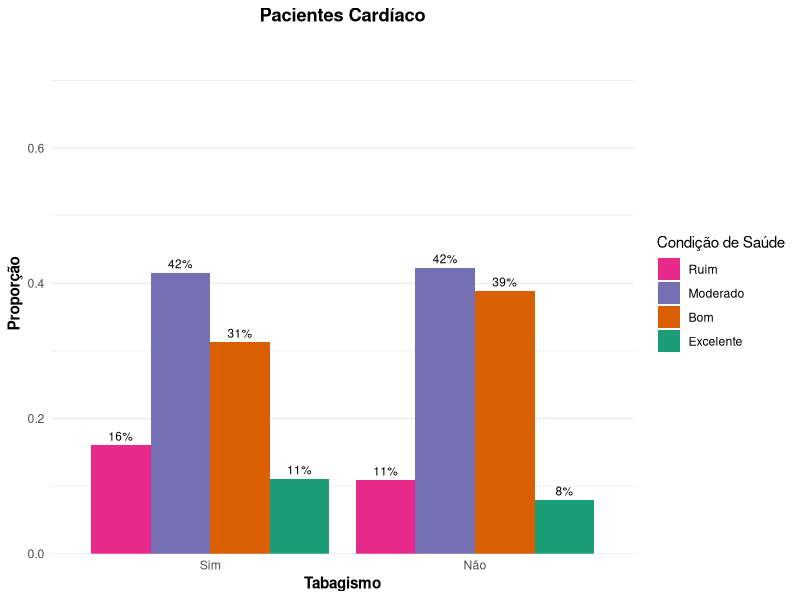
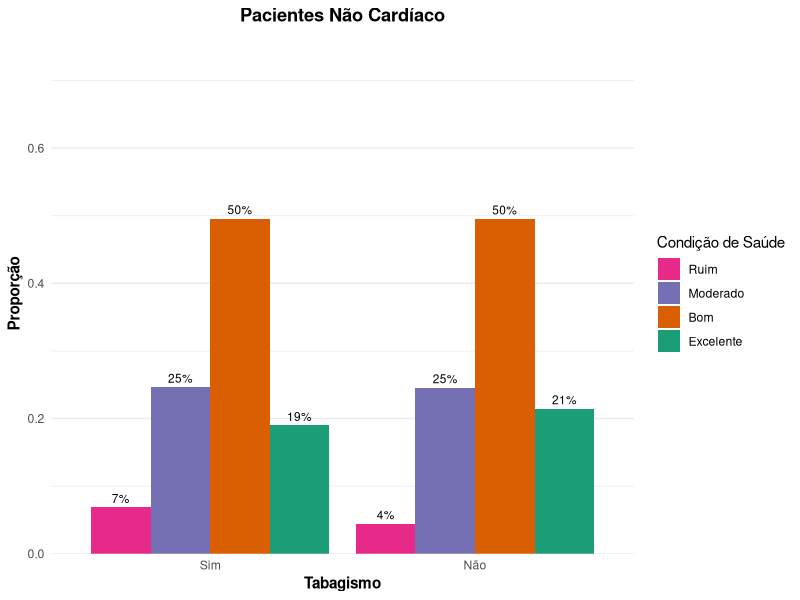
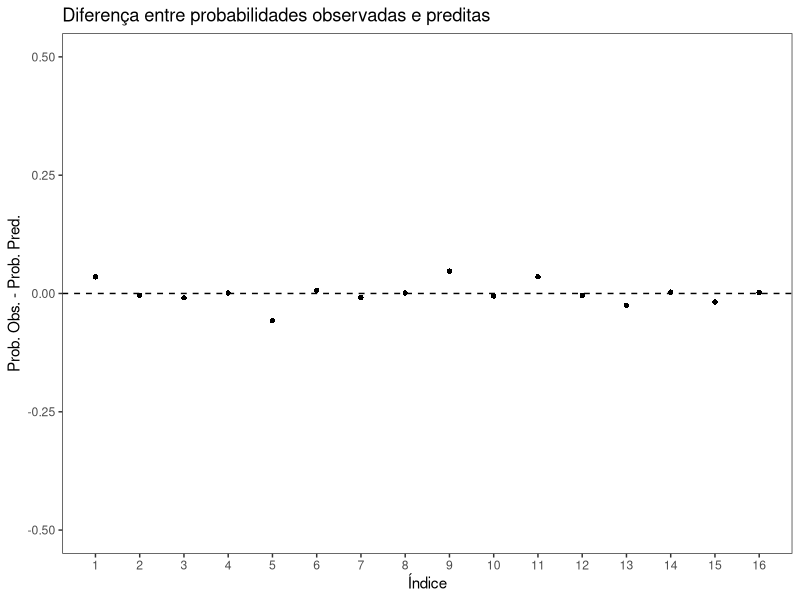
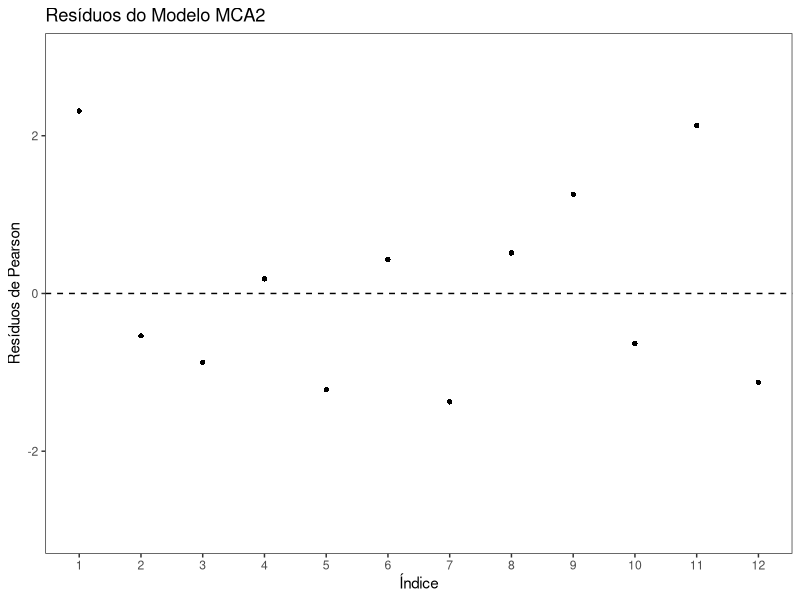

The R script that drew these images, in order:
## ---- chunk 1
library(tidyverse)
library(VGAM)
library(MASS)
library(kableExtra)
library(knitr)
library(scales)  
library(ggtext)  
## ---- chunk 2
dados <- tibble::tribble(
  ~tabaco, ~cardiaco, ~Excelente, ~Bom, ~Moderado, ~Ruim, 
  "Sim",   "Sim",         27,     76,     101,      39,    
  "Sim",   "Não",        402,    1050,    522,     145,    
  "Não",   "Sim",         83,    406,     442,     114,   
  "Não",   "Não",       1959,   4521,    2243,     405,   
)

dados_df <- as.data.frame(dados)

dados_p <- dados_df  |> 
  mutate(Total = Excelente + Bom + Moderado + Ruim) |>
  mutate(
    Excelente = Excelente / Total,
    Bom = Bom / Total,
    Moderado = Moderado / Total,
    Ruim = Ruim / Total
  ) |> 
  dplyr::select(-Total)  

dados_p$tabaco <- factor(dados_p$tabaco, levels = c("Sim", "Não"))
dados_p$cardiaco <- factor(dados_p$cardiaco, levels = c("Sim", "Não"), 
                           labels = c("Cardíaco", "Não Cardíaco"))

dados_melt <- dados_p |>
  pivot_longer(
    cols = c(Excelente, Bom, Moderado, Ruim),
    names_to = "Saude",
    values_to = "Proporcao"
  ) |>
  mutate(Saude = factor(Saude, 
                        levels = c("Ruim", "Moderado", "Bom", "Excelente"),
                        ordered = TRUE))

dados_cardiaco <- subset(dados_melt, cardiaco == "Cardíaco")
dados_nao_cardiaco <- subset(dados_melt, cardiaco == "Não Cardíaco")

plot_grafico <- function(dados) {
  ggplot(dados, aes(x = tabaco, y = Proporcao, fill = Saude)) +
    geom_bar(stat = "identity", position = position_dodge(preserve = "single")) +
    labs(
      x = "Tabagismo", 
      y = "Proporção", 
      fill = "Condição de Saúde",
      title = paste("Pacientes", unique(dados$cardiaco))
    ) +
    scale_fill_manual(values = c(
      "Ruim" = "#e7298a",
      "Moderado" = "#7570b3",
      "Bom" = "#d95f02",
      "Excelente" = "#1b9e77"
    )) +
    geom_text(
      aes(label = paste0(round(Proporcao * 100), "%")),
      position = position_dodge(width = 0.9),
      vjust = -0.5,
      size = 3
    ) +
    scale_y_continuous(limits = c(0, 0.7), expand = expansion(mult = c(0, 0.1))) +
    theme_minimal() +
    theme(
      legend.position = "right",
      panel.grid.major.x = element_blank(),
      plot.title = element_text(hjust = 0.5, face = "bold"),
      axis.title = element_text(face = "bold")
    )
}

plot_grafico(dados_cardiaco)
plot_grafico(dados_nao_cardiaco)

## ---- chunk 3
dados1 <- dados |> 
  mutate(Total=rowSums(dados[,c(3:6)]))


dados1 |> 
  kbl() |> 
  kable_classic(full_width = F, html_font = "Cambria")




## ---- chunk 4
# Modelo Tabaco

# Modelo chances não proporcionais
mcnp <- vglm(cbind(Excelente,Bom,Moderado,Ruim) ~ tabaco,
             cumulative(parallel=FALSE,reverse=FALSE), dados)

# Modelo de chances proporcionais
mcp <- vglm(cbind(Excelente,Bom,Moderado,Ruim) ~ tabaco,
            cumulative(parallel=TRUE,reverse=FALSE), dados) 

round(coef(mcnp, matrix = TRUE), digits = 3)
round(coef(mcp, matrix = TRUE), digits = 3)

# Comparação dos modelos
# TRV <- 2*(logLik(mcnp) - logLik(mcp))
# gl <- length(coef(mcnp)) - length(coef(mcp))
# p <- 1-pchisq(TRV,gl)
# cbind(TRV, gl, p)

lrtest(mcnp, mcp)

## ---- chunk 5
# Modelos com somente CARDIACO

# Modelo chances não proporcionais
mcnp <- vglm(cbind(Excelente,Bom,Moderado,Ruim) ~ cardiaco,
             cumulative(parallel=FALSE,reverse=FALSE), dados)

# Modelo de chances proporcionais
mcp <- vglm(cbind(Excelente,Bom,Moderado,Ruim) ~ cardiaco,
            cumulative(parallel=TRUE,reverse=FALSE), dados) 

#coef(mcnp, matrix = TRUE)
#coef(mcp, matrix = TRUE)

# Comparação dos modelos
# TRV <- 2*(logLik(mcnp) - logLik(mcp))
# gl <- length(coef(mcnp)) - length(coef(mcp))
# p <- 1-pchisq(TRV,gl)
# cbind(TRV, gl, p)

lrtest(mcnp, mcp)
## ---- chunk 6
# CARDIACO E TABACO
# Modelo chances não proporcionais
mcnp <- vglm(cbind(Excelente,Bom,Moderado,Ruim) ~ cardiaco + tabaco,
             cumulative(parallel=FALSE,reverse=FALSE), dados)

# Modelo de chances proporcionais
mcp <- vglm(cbind(Excelente,Bom,Moderado,Ruim) ~ cardiaco + tabaco,
            cumulative(parallel=TRUE,reverse=FALSE), dados) 
round(coef(mcnp, matrix = TRUE), digits = 3)
round(coef(mcp, matrix = TRUE), digits = 3)

# Comparação dos modelos
# TRV <- 2*(logLik(mcnp) - logLik(mcp))
# gl <- length(coef(mcnp)) - length(coef(mcp))
# p <- 1-pchisq(TRV,gl)
# cbind(TRV, gl, p)

lrtest(mcnp, mcp)
## ---- chunk 7

# Adotando-se o MCNP, vamos comparar os modelos de forma hierárquica
mcnp0 <- vglm(cbind(Excelente,Bom,Moderado,Ruim) ~ 1,
            cumulative(parallel=FALSE,reverse=FALSE), dados) 
mcnp1 <- vglm(cbind(Excelente,Bom,Moderado,Ruim) ~ tabaco,
            cumulative(parallel=FALSE,reverse=FALSE), dados) 
mcnp2 <- vglm(cbind(Excelente,Bom,Moderado,Ruim) ~ factor(tabaco) + factor(cardiaco),
            cumulative(parallel=FALSE,reverse=FALSE), dados) 
mcnp3 <- vglm(cbind(Excelente,Bom,Moderado,Ruim) ~ tabaco*cardiaco,
            cumulative(parallel=FALSE,reverse=FALSE), dados) 

# GL = s(r-1)-p; s = 4 (nro combinações de X); r = 3 (nro categorias de Y)
GL_ <- as.numeric(c(8-length(coef(mcnp0)),
         8-length(coef(mcnp1)),
         8-length(coef(mcnp2)),
         8-length(coef(mcnp3))))
Deviance_ <- round(as.numeric(c(deviance(mcnp0),
               deviance(mcnp1),
               deviance(mcnp2),
               deviance(mcnp3))), digits = 2)
TRV_ <- round(as.numeric(c(NA,
         deviance(mcnp0)-deviance(mcnp1),
         deviance(mcnp1)-deviance(mcnp2),
         deviance(mcnp2)-deviance(mcnp3))), digits = 2)
AIC_ <- round(as.numeric(c(AIC(mcnp0),AIC(mcnp1),AIC(mcnp2),AIC(mcnp3))), digits = 2)
Dif_ <- as.numeric(c(NA,
           df.residual(mcnp0)-df.residual(mcnp1),
           df.residual(mcnp1)-df.residual(mcnp2),
           df.residual(mcnp2)-df.residual(mcnp3)))

P_v  <- round(as.numeric(c(NA,
         1-pchisq(TRV_[2],Dif_[2]),
         1-pchisq(TRV_[3],Dif_[3]),
         1-pchisq(TRV_[4],Dif_[4]))), digits = 3)

tab8.7 <- round(cbind(GL_, Deviance_, TRV_, Dif_, P_v, AIC_), digits = 4)
colnames(tab8.7) <- c("GL", "Deviance", "TRV", "Dif", "P-v", "AIC")
rownames(tab8.7) <- c("Nulo", "X1", "X2|X1", "X1*X2|X1,X2")
tab8.7


## ---- chunk 8
## Modelo logitos categorias adjacentes
dados <- tibble::tribble(
  ~tabaco, ~cardiaco, ~Excelente, ~Bom, ~Moderado, ~Ruim, 
  "Sim",   "Sim",         27,     76,     101,      39,    
  "Sim",   "Não",        402,    1050,    522,     145,    
  "Não",   "Sim",         83,    406,     442,     114,   
  "Não",   "Não",       1959,   4521,    2243,     405,   
)

dados_df <- as.data.frame(dados)

dados_p <- dados_df  |> 
  mutate(Total = Excelente + Bom + Moderado + Ruim) |>
  mutate(
    Excelente = Excelente / Total,
    Bom = Bom / Total,
    Moderado = Moderado / Total,
    Ruim = Ruim / Total
  ) |> 
  dplyr::select(-Total)  

dados_p$tabaco <- factor(dados_p$tabaco, levels = c("Sim", "Não"))
dados_p$cardiaco <- factor(dados_p$cardiaco, levels = c("Sim", "Não"), 
                           labels = c("Cardíaco", "Não Cardíaco"))

dados_melt <- dados_p |>
  pivot_longer(
    cols = c(Excelente, Bom, Moderado, Ruim),
    names_to = "Saude",
    values_to = "Proporcao"
  ) |>
  mutate(Saude = factor(Saude, 
                        levels = c("Ruim", "Moderado", "Bom", "Excelente"),
                        ordered = TRUE))

dados_cardiaco <- subset(dados_melt, cardiaco == "Cardíaco")
dados_nao_cardiaco <- subset(dados_melt, cardiaco == "Não Cardíaco")


## ---- chunk 9
# Ajuste do modelo de chances proporcionais (mlca_p) e não proporcionais (mlca_np)
mlca_np <- vglm(cbind(Excelente,Bom,Moderado,Ruim) ~ tabaco + cardiaco, family=acat(reverse=T,parallel=T), dados)
mlca_p <- vglm(cbind(Excelente,Bom,Moderado,Ruim) ~ tabaco + cardiaco, family=acat(reverse=T,parallel=F), dados)

# coef(mlca_np, matrix = TRUE)
# coef(mlca_p, matrix = TRUE)

lrtest(mlca_p,mlca_np)
## ---- chunk 10
# Comparação dos modelos apenas para X1 (Tabaco)
mlca_np <- vglm(cbind(Excelente,Bom,Moderado,Ruim) ~ tabaco, family=acat(reverse=T,parallel=T), dados)
mlca_p <- vglm(cbind(Excelente,Bom,Moderado,Ruim) ~ tabaco, family=acat(reverse=T,parallel=F), dados)
lrtest(mlca_p,mlca_np)

## ---- chunk 11
# Comparação dos modelos apenas para X2 (cardiaco)
mlca_np <- vglm(cbind(Excelente,Bom,Moderado,Ruim) ~ cardiaco, family=acat(reverse=T,parallel=T), dados)
mlca_p <- vglm(cbind(Excelente,Bom,Moderado,Ruim) ~ cardiaco, family=acat(reverse=T,parallel=F), dados)
lrtest(mlca_p,mlca_np)

## ---- chunk 12
# Ajuste do modelo de chances proporcinais parciais
mca0 <- vglm(cbind(Excelente,Bom,Moderado,Ruim)  ~ 1, acat(parallel=F ~ tabaco, reverse=T), dados)
mca1 <- vglm(cbind(Excelente,Bom,Moderado,Ruim)  ~ tabaco, acat(parallel=F ~ tabaco, reverse=T), dados)
mca2 <- vglm(cbind(Excelente,Bom,Moderado,Ruim)  ~ tabaco + cardiaco, acat(parallel=F ~ tabaco, reverse=T), dados)
mca3 <- vglm(cbind(Excelente,Bom,Moderado,Ruim)  ~ tabaco * cardiaco, acat(parallel=F ~ tabaco, reverse=T), dados)
## ---- chunk 13
# GL = s(r-1)-p; s = 4 (nro combinações de X); r = 4 (nro categorias de Y)
GL_ <- as.numeric(c(12-length(coef(mca0)),
         12-length(coef(mca1)),
         12-length(coef(mca2)),
         12-length(coef(mca3))))

Deviance_ <- round(as.numeric(c(deviance(mca0),
               deviance(mca1),
               deviance(mca2),
               deviance(mca3))), digits = 3)

TRV_ <- round(as.numeric(c(NA,
         deviance(mca0)-deviance(mca1),
         deviance(mca1)-deviance(mca2),
         deviance(mca2)-deviance(mca3))), digits = 3)

AIC_ <- round(as.numeric(c(AIC(mca0),AIC(mca1),AIC(mca2),AIC(mca3))), digits = 2)

Dif_ <- as.numeric(c(NA,
           df.residual(mca0)-df.residual(mca1),
           df.residual(mca1)-df.residual(mca2),
           df.residual(mca2)-df.residual(mca3)))

P_v  <- round(as.numeric(c(NA,
         1-pchisq(TRV_[2],Dif_[2]),
         1-pchisq(TRV_[3],Dif_[3]),
         1-pchisq(TRV_[4],Dif_[4]))), digits = 3)

tab8.13 <- cbind(GL_, Deviance_, TRV_, Dif_, P_v, AIC_)
colnames(tab8.13) <- c("GL", "Deviance", "TRV", "Dif", "P-v", "AIC")
rownames(tab8.13) <- c("Nulo", "X1", "X2|X1", "X1*X2|X1,X2")
tab8.13
## ---- chunk 14
summary(mca2)
## ---- chunk 15
tab8.14 <- round(coef(mca2, matrix = TRUE), digits = 3)
ftable(tab8.14)

mca2@y # probabilidades observadas

tab8.15 <- round(fitted(mca2), digits = 4) # probabilidades preditas (Tab8.15)
colnames(tab8.15) <- c("p1(X)", "p2(X)", "p3(X)", "p4(X)")
rownames(tab8.15) <- c("A  M", "A  F", "B  M", "B  F")
ftable(tab8.15)

dif_prob <- mca2@y - fitted(mca2) # diferença
dif_melt <- reshape2::melt(dif_prob)
dif_melt$Var1 <- seq(1:16)
## ---- chunk 16
ggplot(dif_melt, aes(x = Var1, y = value)) +
  geom_point(shape = 16) +
  labs(x = "Índice", y = "Prob. Obs. - Prob. Pred.", title = "Diferença entre probabilidades observadas e preditas") +
  scale_x_continuous(breaks = seq(1:16)) + ylim(-0.5, 0.5) +
  geom_hline(yintercept = 0, linetype = "dashed") +
  theme_bw() + 
  theme(panel.grid.major = element_blank(),
          panel.grid.minor = element_blank())
## ---- chunk 17
# Análise de resíduos
residuos <- residuals(mca2, type = "pearson")
data <- data.frame(Residuos = c(residuos[,1], residuos[,2], residuos[,3]))
data$Observacao <- seq(1:12)
ggplot(data, aes(x = Observacao, y = Residuos)) +
  geom_point(shape = 16) +
  labs(x = "Índice", y = "Resíduos de Pearson", title = "Resíduos do Modelo MCA2") +
  scale_x_continuous(breaks = 1:length(residuos)) + ylim(-3, 3) +
  geom_hline(yintercept = 0, linetype = "dashed") +
  theme_bw() + 
  theme(panel.grid.major = element_blank(),
          panel.grid.minor = element_blank())
## ---- chunk 18
explogit_p1 <- function(tabaco, cardiaco) {
  exp(-0.502 + 0.307 * tabaco + 0.228 * cardiaco)
}

p11 <- explogit_p1(0, 1)
p12 <- explogit_p1(0, 0)
p13 <- explogit_p1(1, 1)
p14 <- explogit_p1(1, 0)
(p1 <- c(p11,p12,p13,p14))

# P[(Y=2)/(Y=3)]
explogit_p2 <- function(tabaco,cardiaco) {
  exp(-0.737 - 0.218 * tabaco + 0.228 * cardiaco)
}

p21 <- explogit_p2(0, 1) 
p22 <- explogit_p2(0, 0)
p23 <- explogit_p2(1, 1)
p24 <- explogit_p2(1, 0)
p2 <- c(p21,p22,p23,p24)

# P[(Y=3)/(Y=4)]
explogit_p3 <- function(tabaco,cardiaco) {
  exp(0.568 - 0.887 * tabaco + 0.228 * cardiaco)
}

p31 <- explogit_p3(0, 1)
p32 <- explogit_p3(0, 0)
p33 <- explogit_p3(1, 1)
p34 <- explogit_p3(1, 0)
p3 <- c(p31,p32,p33,p34)

# Chance de ocorrência da categoria j em relação a j+1
tab8.16 <- round(cbind(p1,p2,p3), digits = 2)
colnames(tab8.16) <- c("p_1(X)/p_2(X)", "p_2(X)/p_3(X)", "p_3(X)/p_4(X)")
rownames(tab8.16) <- c("A  M", "A  F", "B  M", "B  F")
ftable(tab8.16)
